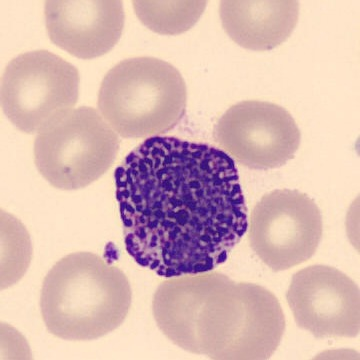
#> input picture data/samples/basophil_1.jpg, 360 x 360 px
$ python -i preprocess.py   (imports and definitions only)
#> lines starting #> are read from the running program, lines starting #| are printed output that depends on the picture
#> further down, picture is the input picture: PIL image 360x360 RGB; mean R, G, B 218.6, 185.6, 180.3
"""The one preprocessing function used at training time and in the app.

Keeping this in a single place is what stops the app from feeding the model
images that look different from the ones it learned on.
"""

from __future__ import annotations

import numpy as np
from PIL import Image, ImageOps

INPUT_SIZE = 64


def center_square(img: Image.Image) -> Image.Image:
    """Crop the largest centered square. PBC images are 360x363, so this trims 3 rows."""
    w, h = img.size
#> w = 360; h = 360
    side = min(w, h)
#> side = 360
    left = (w - side) // 2
#> left = 0
    top = (h - side) // 2
#> top = 0
    return img.crop((left, top, left + side, top + side))


def to_rgb(img: Image.Image) -> Image.Image:
    img = ImageOps.exif_transpose(img)
    if img.mode in ("RGBA", "LA", "P"):
        background = Image.new("RGB", img.size, (255, 255, 255))
        rgba = img.convert("RGBA")
        background.paste(rgba, mask=rgba.split()[-1])
        return background
    return img.convert("RGB")


def trim_dark_border(img: Image.Image, dark: int = 45, min_border: float = 0.12) -> tuple[Image.Image, bool]:
    """Crop away a dark surround, such as the black ring of a phone photo through an eyepiece.

    Only acts when at least `min_border` of the image is dark and the lit area is
    a clear inner region. Returns the (possibly) cropped image and whether it was cropped.
    """
    rgb = to_rgb(img)
    a = np.asarray(rgb.resize((256, max(1, int(256 * rgb.height / rgb.width)))), dtype=np.float32).mean(axis=2)
    lit = a > dark
    if lit.mean() > 1 - min_border or lit.mean() < 0.15:
        return rgb, False
    rows, cols = np.nonzero(lit.mean(axis=1) > 0.2)[0], np.nonzero(lit.mean(axis=0) > 0.2)[0]
    if len(rows) < 8 or len(cols) < 8:
        return rgb, False
    sy, sx = rgb.height / a.shape[0], rgb.width / a.shape[1]
    y0, y1, x0, x1 = rows[0] * sy, (rows[-1] + 1) * sy, cols[0] * sx, (cols[-1] + 1) * sx
    # keep the central part of a round field so the corners are not black
    cy, cx, r = (y0 + y1) / 2, (x0 + x1) / 2, min(y1 - y0, x1 - x0) / 2 * 0.72
    box = (int(max(0, cx - r)), int(max(0, cy - r)), int(min(rgb.width, cx + r)), int(min(rgb.height, cy + r)))
    if (box[2] - box[0]) < 64 or (box[3] - box[1]) < 64:
        return rgb, False
    return rgb.crop(box), True


def resize_uint8(img: Image.Image, size: int = INPUT_SIZE) -> np.ndarray:
    """RGB image -> centered square -> size x size uint8 array."""
    img = center_square(to_rgb(img))
    img = img.resize((size, size), Image.Resampling.LANCZOS)
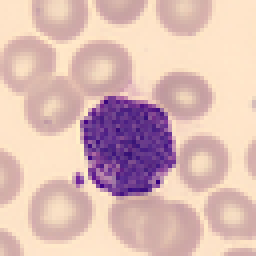
#> img: PIL image 64x64 RGB (shown 4 times larger); mean R, G, B 218.6, 185.6, 180.3
    return np.asarray(img, dtype=np.uint8)


def to_model_input(arr_uint8: np.ndarray) -> np.ndarray:
    """uint8 (H, W, 3) or (N, H, W, 3) -> float32 in [0, 1] with a batch axis."""
    x = arr_uint8.astype(np.float32) / 255.0
    if x.ndim == 3:
        x = x[None, ...]
    return x

>>> from PIL import Image
>>> picture = Image.open('../../data/samples/basophil_1.jpg')
>>> result = resize_uint8(picture)

$ run again, on data/samples/basophil_2.jpg
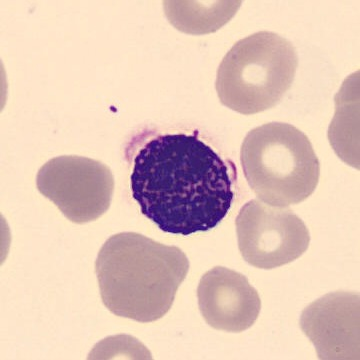
#> input picture data/samples/basophil_2.jpg, 360 x 360 px
#> picture is the input picture: PIL image 360x360 RGB; mean R, G, B 226.6, 198.1, 185.1
#> w = 360
#> left = 0
#> in resize_uint8, `img = img.resize((size, size), Image.Resampling.LANCZOS)`:
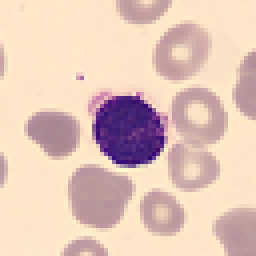
#> img: PIL image 64x64 RGB (shown 4 times larger); mean R, G, B 226.5, 198.2, 185.1

$ run again, on data/samples/basophil_3.jpg
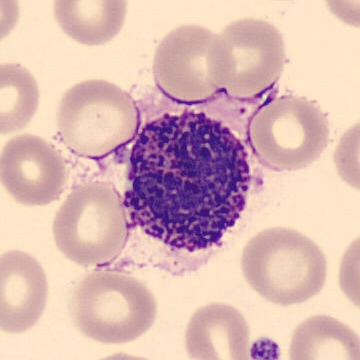
#> input picture data/samples/basophil_3.jpg, 360 x 360 px
#> picture is the input picture: PIL image 360x360 RGB; mean R, G, B 219.2, 184.5, 180.5
#> w = 360
#> left = 0
#> in resize_uint8, `img = img.resize((size, size), Image.Resampling.LANCZOS)`:
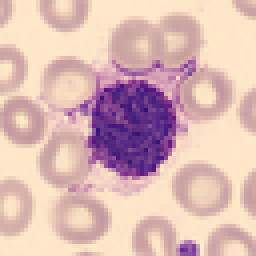
#> img: PIL image 64x64 RGB (shown 4 times larger); mean R, G, B 219.2, 184.5, 180.5

$ run again, on data/samples/eosinophil_1.jpg
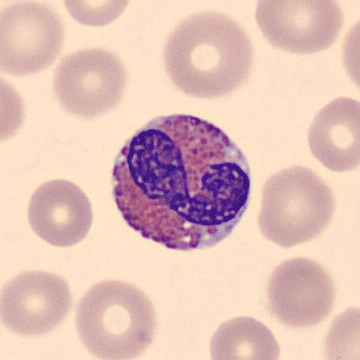
#> input picture data/samples/eosinophil_1.jpg, 360 x 360 px
#> picture is the input picture: PIL image 360x360 RGB; mean R, G, B 226.1, 192.2, 184.5
#> w = 360
#> left = 0
#> in resize_uint8, `img = img.resize((size, size), Image.Resampling.LANCZOS)`:
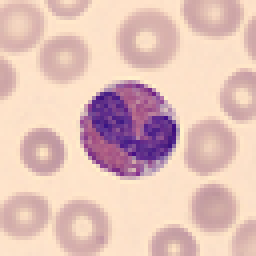
#> img: PIL image 64x64 RGB (shown 4 times larger); mean R, G, B 226.1, 192.2, 184.5
